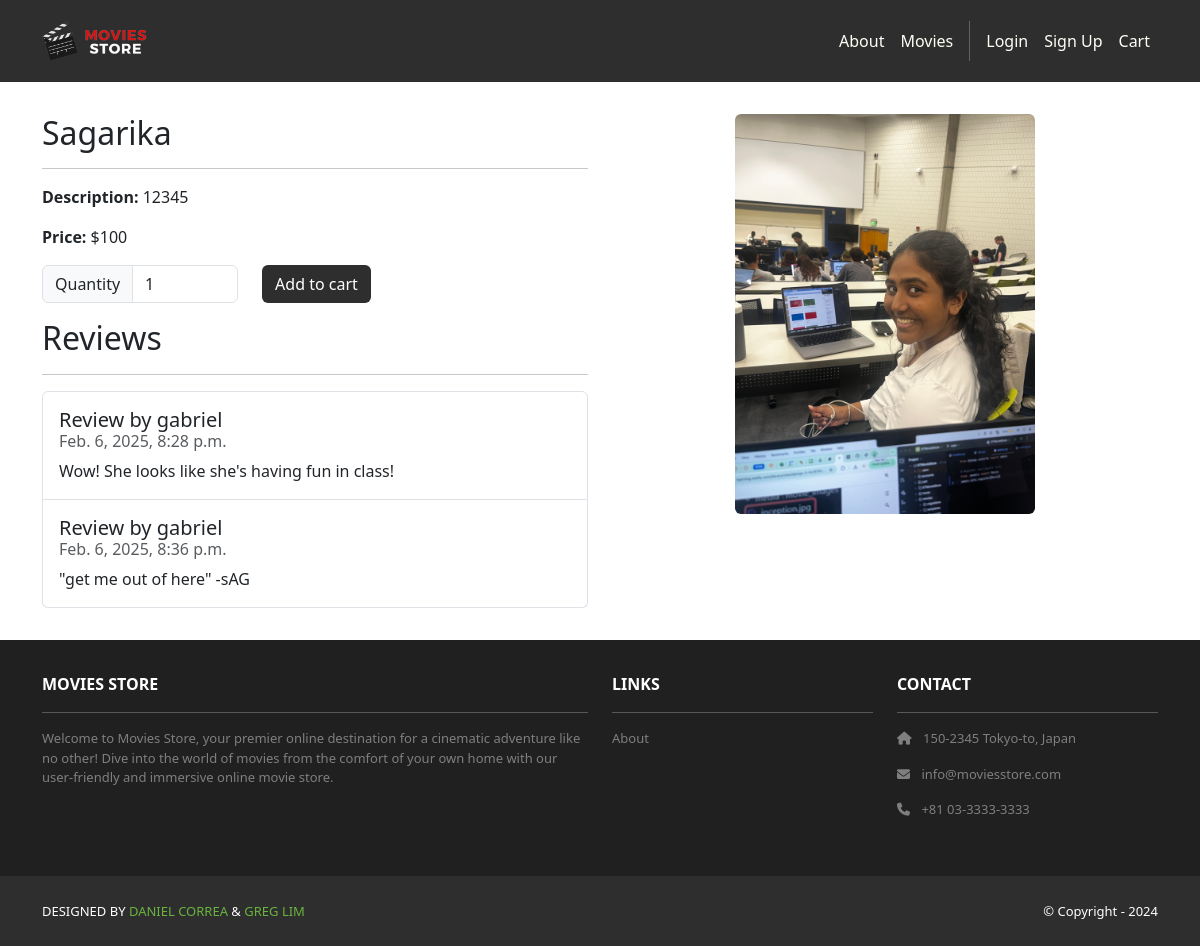
/movies/1/, run on the app's committed database.
### movies/models.py (models this page shows, shortened)
class Movie(models.Model):
    id = models.AutoField(primary_key=True)
    name = models.CharField(max_length=255)
    price = models.IntegerField()
    description = models.TextField()
    image = models.ImageField(upload_to='movie_images/')

class Review(models.Model):
    id = models.AutoField(primary_key=True)
    comment = models.CharField(max_length=255)
    date = models.DateTimeField(auto_now_add=True)
    movie = models.ForeignKey(Movie,
        on_delete=models.CASCADE)
    user = models.ForeignKey(User,
        on_delete=models.CASCADE)

### movies/views.py (the view)
# urls.py: path('<int:id>/', views.show, name='movies.show'),
def show(request, id):
    movie = Movie.objects.get(id=id)
    reviews = Review.objects.filter(movie=movie)
    template_data = {}
    template_data['title'] = movie.name
    template_data['movie'] = movie
    template_data['reviews'] = reviews
    return render(request, 'movies/show.html',
                  {'template_data': template_data})

### movies/templates/movies/show.html (shortened to what this page needs)
{% extends 'base.html' %}
{% block content %}
{% load static %}
<div class="p-3">
  <div class="container">
    <div class="row mt-3">
      <div class="col-md-6 mx-auto mb-3">
        <h2>{{ template_data.movie.name }}</h2>
        <hr />
        <p><b>Description:</b> {{ template_data.movie.description }}</p>
        <p><b>Price:</b> ${{ template_data.movie.price }}</p>
      <p class="card-text">
          <form method="post"
            action="{% url 'cart.add' id=template_data.movie.id %}">
            <div class="row">
              <div class="col-auto">
                <div class="input-group col-auto">
                  <div class="input-group-text">Quantity
                    </div>
                  <input type="number" min="1" max="10"
                    class="form-control quantity-input"
                    name="quantity" value="1">
                </div>
              </div>
              <div class="col-auto">
                <button class="btn bg-dark text-white"
                  type="submit">Add to cart</button>
              </div>
            </div>
          </form>
        </p>
      <h2>Reviews</h2>
        <hr />
        <ul class="list-group">
          {% for review in template_data.reviews %}
          <li class="list-group-item pb-3 pt-3">
            <h5 class="card-title">
              Review by {{ review.user.username }}
            </h5>
            <h6 class="card-subtitle mb-2 text-muted">
              {{ review.date }}
            </h6>
            <p class="card-text">{{ review.comment }}</p>
          </li>
          {% endfor %}
        </ul>
      </div>
      <div class="col-md-6 mx-auto mb-3 text-center">
        <img src="{{ template_data.movie.image.url }}"
          class="rounded img-card-400" />
      </div>
    </div>
  </div>
</div>
{% endblock content %}

### moviesstore/static/css/style.css (style rules this page uses)
.bg-index { background: url("../img/background.jpg") no-repeat fixed; background-size: 100% auto; }
.bg-dark { background-color: #2E2E2E !important; }
.img-card-400 { width: fit-content; max-height: 400px; }
html, body { height: 100%; margin: 0; }

### data on the page
Movie: movie.name "Sagarika", movie.description "12345", movie.price "100", movie.image (picture)
Review: user.username "gabriel", date "Feb. 6, 2025, 8:28 p.m.", comment "Wow! She looks like she's having fun in class!"
Review: user.username "gabriel", date "Feb. 6, 2025, 8:36 p.m.", comment "\"get me out of here\" -sAG"
